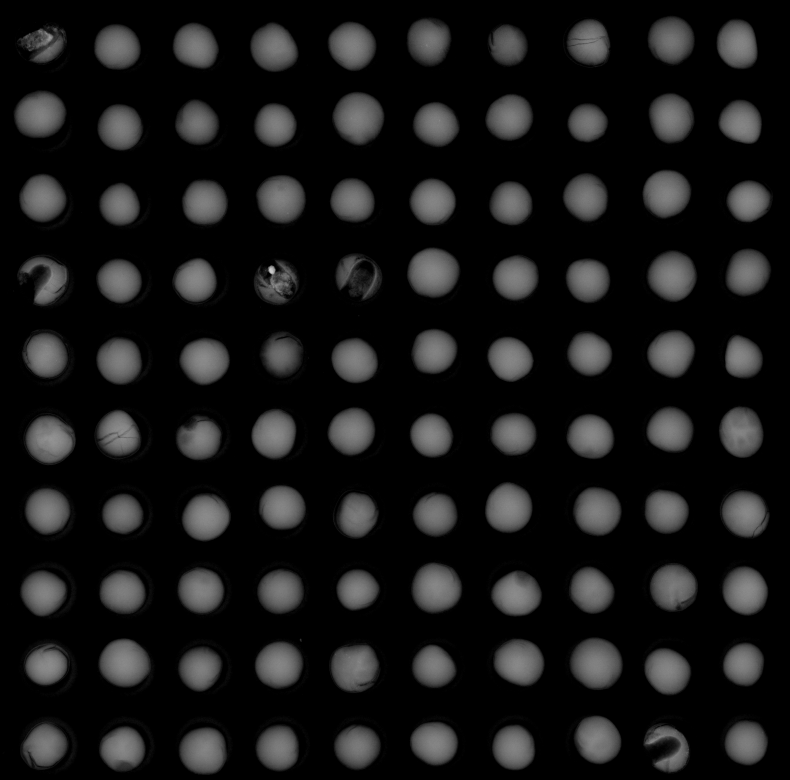
#> input picture images_a_predire/S-241004-0012-1.jpg, 2368 x 2340 px, found by its file name (shown at 1/3 size); its folder holds only this picture in this run
$ python generate_UNet_masksV2.py
#> lines starting #> are read from the running program, lines starting #| are printed output that depends on the picture; after the words box and inside, x2 and y2 are one past the last pixel; in counts of white or black regions, pixels touching at a corner belong together
import os
import cv2
import numpy as np

# === CONFIGURATION ===
source_dir = "Images_a_predire/"           # Dossier contenant les images X-ray
mask_dir = "masks_predits/"              # Dossier où enregistrer les masques

os.makedirs(mask_dir, exist_ok=True)

# === PARAMÈTRES OPTIMISÉS ===
clipLimit = 0.5
tileGridSize = (7, 7)
blockSize = 25
C = 10
kernel_size = (5, 5)

image_files = [f for f in os.listdir(source_dir) if f.lower().endswith(('.jpg', '.png'))]
total = 0

for fname in image_files:
    path = os.path.join(source_dir, fname)
    img_gray = cv2.imread(path, cv2.IMREAD_GRAYSCALE)
#> img_gray is the input picture: shape (2340, 2368); min 0, max 202, mean 23.3

    # Prétraitement
    clahe = cv2.createCLAHE(clipLimit=clipLimit, tileGridSize=tileGridSize)
    img_eq = clahe.apply(img_gray)
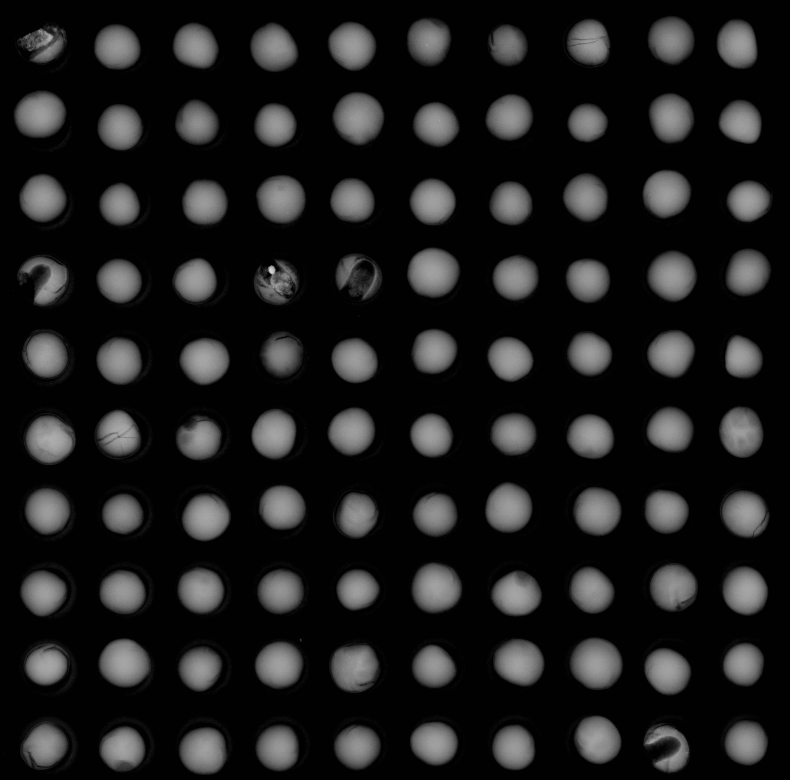
#> img_eq: shape (2340, 2368) (shown at 1/3 size); min 1, max 211, mean 28.7

    # Seuillage inversé
    thresh = cv2.adaptiveThreshold(img_eq, 255, cv2.ADAPTIVE_THRESH_GAUSSIAN_C,
                                   cv2.THRESH_BINARY_INV, blockSize, C)
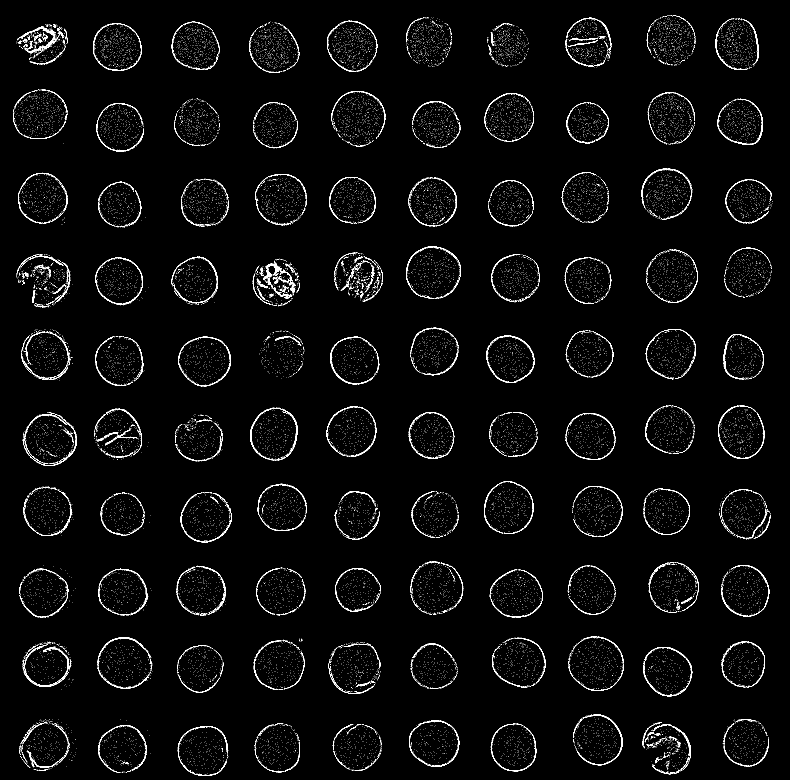
#> thresh: shape (2340, 2368) (shown at 1/3 size); 2.2% white in thin lines or dots

    # Morphologie
    kernel = cv2.getStructuringElement(cv2.MORPH_ELLIPSE, kernel_size)
    morph = cv2.morphologyEx(thresh, cv2.MORPH_CLOSE, kernel, iterations=2)
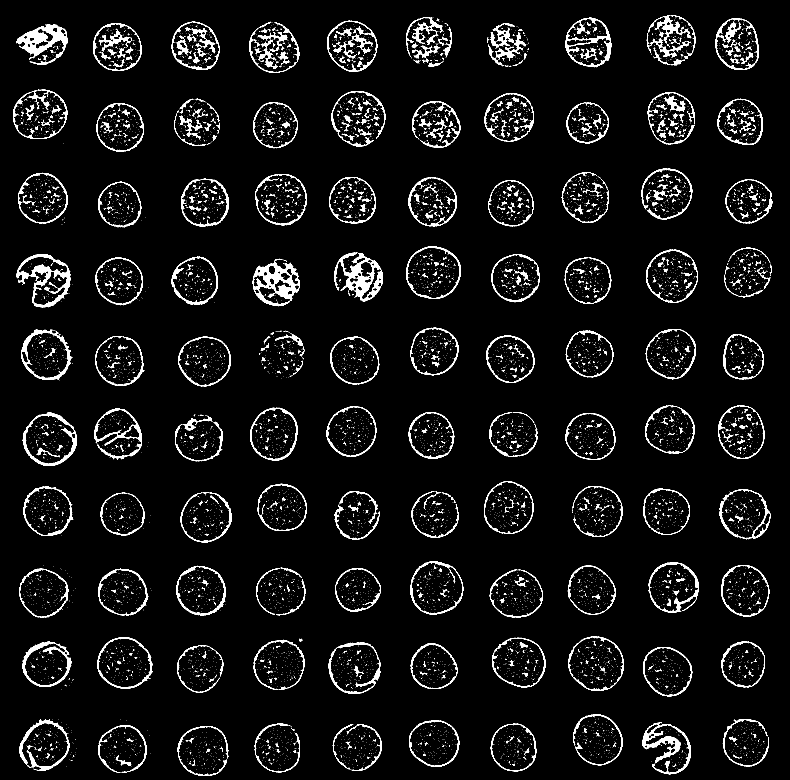
#> morph: shape (2340, 2368) (shown at 1/3 size); 5.2% white; 10474 white regions (9648 under 20 px)

    # Filtrage des contours pour générer le masque final
    contours, _ = cv2.findContours(morph, cv2.RETR_EXTERNAL, cv2.CHAIN_APPROX_SIMPLE)
#> contours = 4659 contours, 4316 with area under 20; largest, box (x1, y1, x2, y2) and area: (1705, 1909, 1872, 2073) 20930, (1231, 1684, 1390, 1844) 19644, (292, 1912, 459, 2066) 19416, (68, 1236, 231, 1398) 19239, (1938, 749, 2094, 909) 18968
    mask = np.zeros_like(img_gray)

    valid_contours = 0

    for cnt in contours:
        area = cv2.contourArea(cnt)
        perimeter = cv2.arcLength(cnt, True)
        if perimeter == 0:
            continue
        circularity = 4 * np.pi * (area / (perimeter ** 2))
        if area > 1200 and circularity > 0.1:
            cv2.drawContours(mask, [cnt], -1, 255, -1)  # Remplit la graine en blanc
            valid_contours += 1
#> this loop made 4659 passes
#> (area, perimeter, circularity) on passes 710, 721, 730, 1201, 1216, 1220, 1222, 1226: (15339.5, 468.9, 0.877), (16319, 497.7, 0.828), (16280.5, 580.3, 0.608), (16649.5, 490.7, 0.869), (14434, 475, 0.804), (14003.5, 464.4, 0.816), (14931, 523.4, 0.685), (19415.5, 564.8, 0.765)
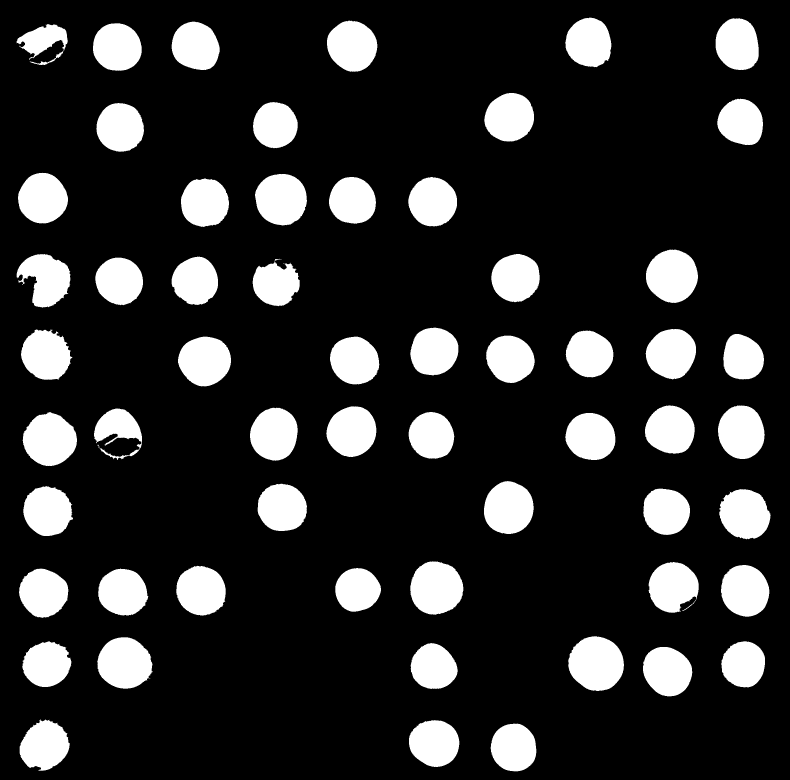
#> mask: shape (2340, 2368) (shown at 1/3 size); 17.2% white; 58 white regions, largest, box (x1, y1, x2, y2) and area: (1705, 1909, 1872, 2073) 21170, (1231, 1684, 1390, 1844) 19887, (292, 1912, 459, 2066) 19661
#> after the loop, valid_contours = 58

    # Sauvegarde du masque
    mask_path = os.path.join(mask_dir, fname)
    cv2.imwrite(mask_path, mask)
    total += 1

    print(f"✅ Masque généré : {fname} - {valid_contours} graines détectées")
#| ✅ Masque généré : S-241004-0012-1.jpg - 58 graines détectées

print(f"\n🟢 {total} masques générés dans '{mask_dir}' avec filtrage optimisé")

$ run again, on images_a_predire/S-241004-0014-1.jpg
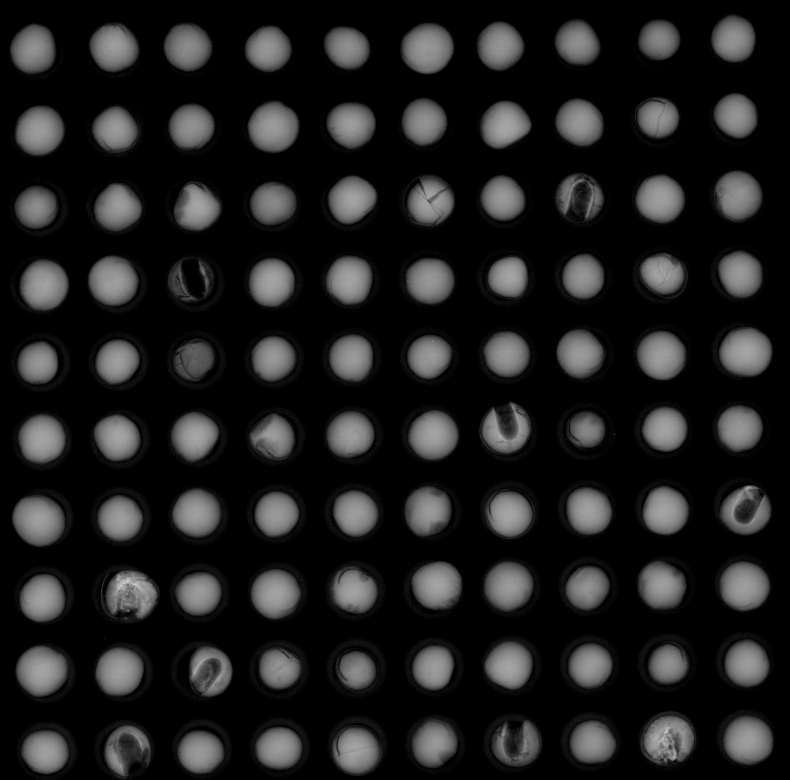
#> input picture images_a_predire/S-241004-0014-1.jpg, 2368 x 2340 px, found by its file name (shown at 1/3 size)
#> img_gray is the input picture: shape (2340, 2368); min 0, max 202, mean 30.7
#> `thresh = cv2.adaptiveThreshold(img_eq, 255, cv2.ADAPTIVE_THRESH_GAUSSI..`:
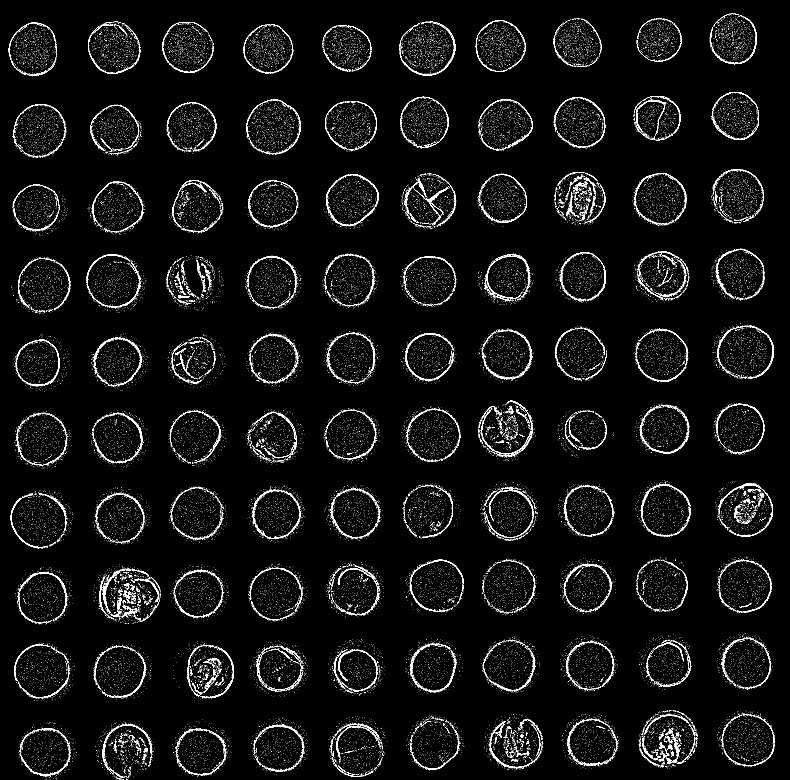
#> thresh: shape (2340, 2368) (shown at 1/3 size); 3.4% white in thin lines or dots
#> morph: shape (2340, 2368); 10.7% white; 11184 white regions (10166 under 20 px)
#> contours = 2470 contours, 2308 with area under 20; largest, box (x1, y1, x2, y2) and area: (293, 1698, 482, 1870) 23486, (1915, 2131, 2094, 2306) 22794, (32, 1470, 214, 1645) 22136, (2140, 974, 2322, 1137) 22102, (42, 1930, 217, 2102) 21456
#> the loop `for cnt in contours:` made 2470 passes
#> (area, perimeter, circularity) on passes 342, 351, 433, 446, 455, 460, 475, 480: (17540.5, 685.9, 0.469), (17176, 685.8, 0.459), (17502, 728, 0.415), (17916, 922.7, 0.264), (18367, 738.8, 0.423), (17671, 760.7, 0.384), (20590, 698.2, 0.531), (22793.5, 719.8, 0.553)
#> after the loop `for cnt in contours:`:
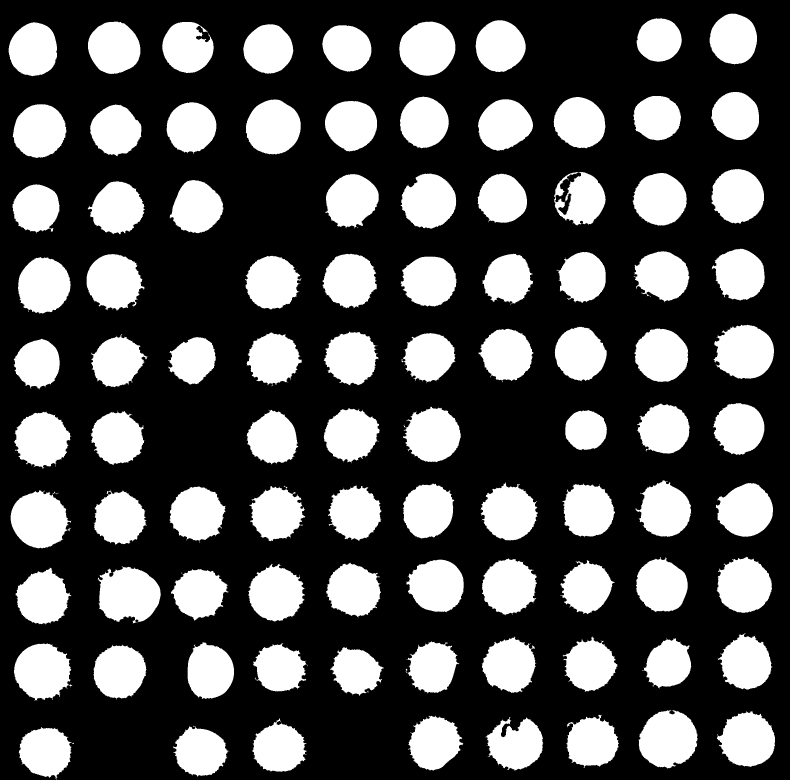
#> mask: shape (2340, 2368) (shown at 1/3 size); 31.1% white; 93 white regions, largest, box (x1, y1, x2, y2) and area: (293, 1698, 482, 1870) 23859, (1915, 2131, 2094, 2306) 23102, (32, 1470, 214, 1645) 22472
#> after the loop `for cnt in contours:`: valid_contours = 93
#| ✅ Masque généré : S-241004-0014-1.jpg - 93 graines détectées

$ run again, on images_a_predire/S-241004-0014-2.jpg
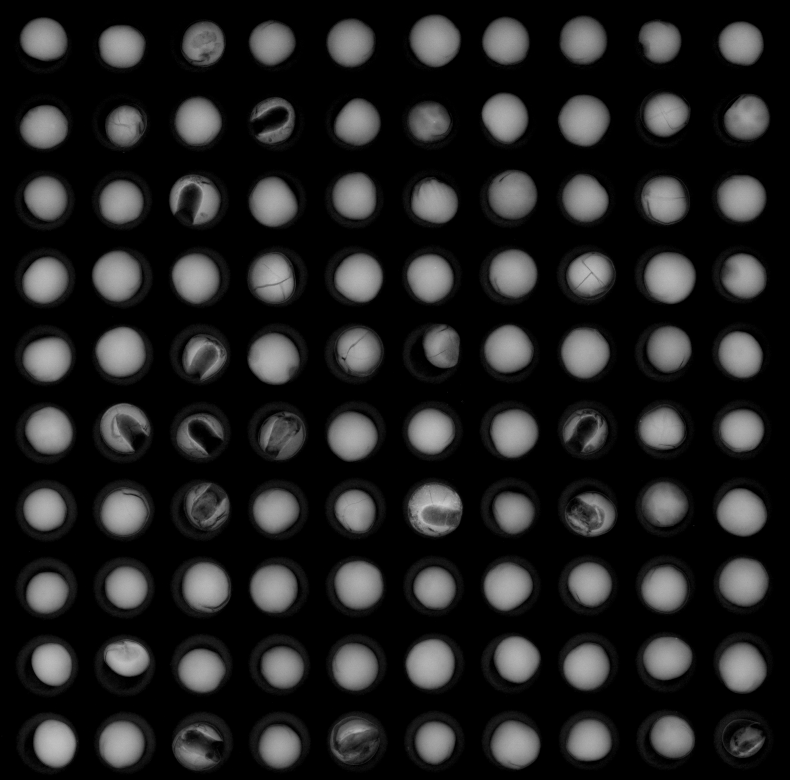
#> input picture images_a_predire/S-241004-0014-2.jpg, 2368 x 2340 px, found by its file name (shown at 1/3 size)
#> img_gray is the input picture: shape (2340, 2368); min 0, max 202, mean 33.7
#> `thresh = cv2.adaptiveThreshold(img_eq, 255, cv2.ADAPTIVE_THRESH_GAUSSI..`:
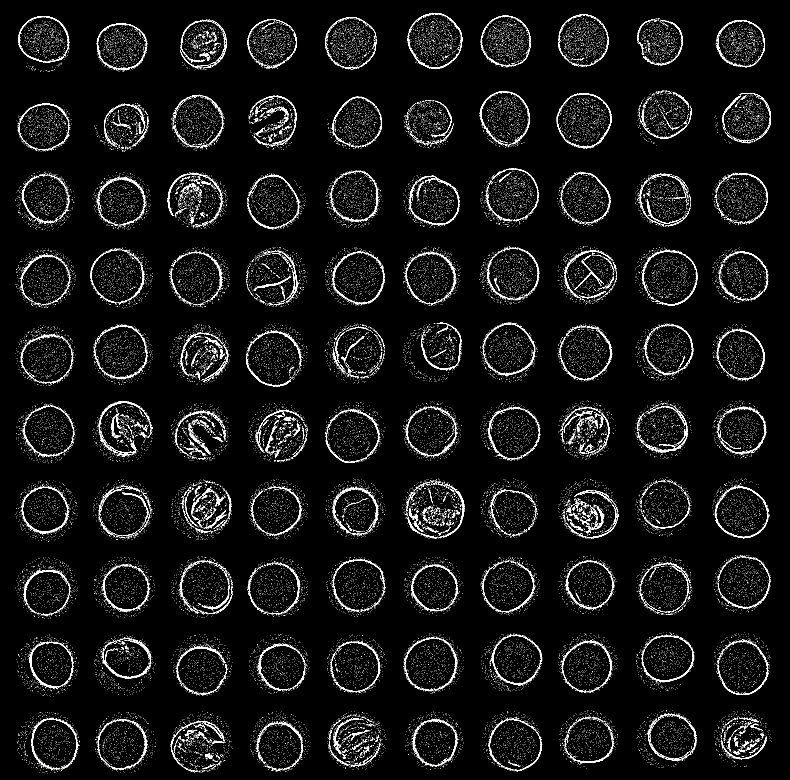
#> thresh: shape (2340, 2368) (shown at 1/3 size); 3.9% white in thin lines or dots
#> morph: shape (2340, 2368); 14.3% white; 10618 white regions (9543 under 20 px)
#> contours = 3457 contours, 3233 with area under 20; largest, box (x1, y1, x2, y2) and area: (1208, 1436, 1394, 1617) 24568, (738, 975, 920, 1159) 22650, (1914, 743, 2092, 917) 22576, (271, 742, 459, 923) 22127, (1439, 739, 1618, 914) 21798
#> the loop `for cnt in contours:` made 3457 passes
#> (area, perimeter, circularity) on passes 426, 458, 474, 482, 513, 533, 540, 546: (18941.5, 806.3, 0.366), (16332, 862.1, 0.276), (18833, 964.5, 0.254), (18392.5, 889.5, 0.292), (20148, 839.8, 0.359), (20415.5, 941.3, 0.29), (17514.5, 1074.3, 0.191), (14369, 925, 0.211)
#> after the loop `for cnt in contours:`:
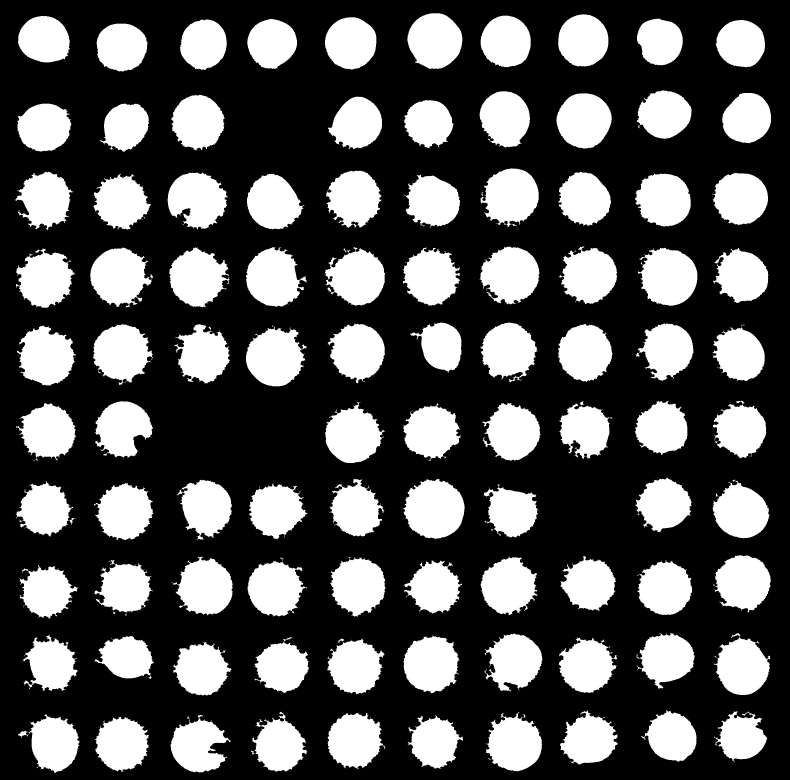
#> mask: shape (2340, 2368) (shown at 1/3 size); 33.4% white; 96 white regions, largest, box (x1, y1, x2, y2) and area: (1208, 1436, 1394, 1617) 24889, (738, 975, 920, 1159) 23044, (1914, 743, 2092, 917) 22930
#> after the loop `for cnt in contours:`: valid_contours = 96
#| ✅ Masque généré : S-241004-0014-2.jpg - 96 graines détectées
